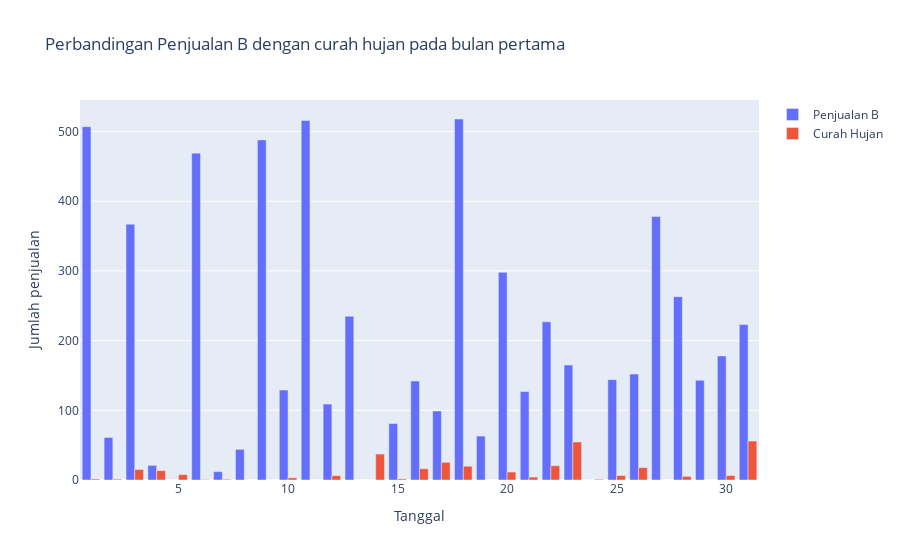

Write notebook code for a chart like this one.
### Markdown cell above
Kode tersebut mengeluarkan tabel berupa perbandingan penjualan A dengan curah hujan pada bulan kelima.

### Code cell
import pandas as pd
import matplotlib.pyplot as plt
import plotly.express as px
import plotly.graph_objects as go
df1 = pd.read_excel(r'Dataset.xlsx')
data_bulan1 = df1.iloc[0:31, :]
data_bulan2 = df1.iloc[31:59, :]
data_bulan3 = df1.iloc[59:90, :]
data_bulan4 = df1.iloc[90:113, :]
data_bulan5 = df1.iloc[113:121, :]
print("Frekuensi Data Penjualan B pada bulan pertama: ")
fig = go.Figure()
fig.add_trace(go.Bar(x = data_bulan1['Tanggal'], y = data_bulan1['Penjualan B (pcs)'], name = 'Penjualan B'))
fig.add_trace(go.Bar(x = data_bulan1['Tanggal'], y = data_bulan1['Curah Hujan (mm)'], name='Curah Hujan'))
fig.update_layout(
    title = "Perbandingan Penjualan B dengan curah hujan pada bulan pertama",
    xaxis_title = "Tanggal",
    yaxis_title = "Jumlah penjualan"
)

### Figure 1 — Plotly figure (JSON) as saved in the notebook; plotly's stock layout.template omitted (floating-point values rounded to 4 significant figures)
{"data": [{"name": "Penjualan B", "type": "bar", "x": [1, 2, 3, 4, 5, 6, 7, 8, 9, 10, 11, 12, 13, 14, 15, 16, 17, 18, 19, 20, 21, 22, 23, 24, 25, 26, 27, 28, 29, 30, 31], "y": [507, 61, 367, 21, 0, 469, 12, 44, 488, 129, 516, 109, 235, 0, 81, 142, 99, 518, 63, 298, 127, 227, 165, 0, 144, 152, 378, 263, 143, 178, 223]}, {"name": "Curah Hujan", "type": "bar", "x": [1, 2, 3, 4, 5, 6, 7, 8, 9, 10, 11, 12, 13, 14, 15, 16, 17, 18, 19, 20, 21, 22, 23, 24, 25, 26, 27, 28, 29, 30, 31], "y": [1.4, 1.2, 15.2, 13.4, 7.7, 0.6, 1, 0, 0, 3.2, 0, 6.2, 0, 37.2, 1.6, 16.1, 25.4, 19.8, 0, 11.4, 4.2, 20.5, 54.5, 1, 6.4, 17.8, 0, 5.2, 0, 6.4, 55.9]}], "layout": {"title": {"text": "Perbandingan Penjualan B dengan curah hujan pada bulan pertama"}, "xaxis": {"title": {"text": "Tanggal"}}, "yaxis": {"title": {"text": "Jumlah penjualan"}}}}
